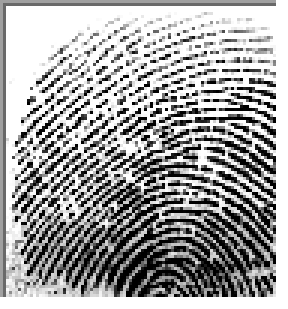
#> input picture data/train/100__M_Left_thumb_finger.BMP, 96 x 103 px (shown 3 times larger); its folder holds only this picture in this run
$ jupyter execute --allow-errors fingerprint_project.ipynb   (older library calls are emulated)
#> lines starting #> are read from the running program, lines starting #| are printed output that depends on the picture; after the words box and inside, x2 and y2 are one past the last pixel; in counts of white or black regions, pixels touching at a corner belong together
# End of Term Project: Fingerprint Matching

**Multimedia Retrieval: Basic Concepts - Project**

Summer 2022, University of Konstanz

Lecturers: Prof. Dr. Daniel Keim / Maximilian Fischer / Lucas Joos / Alexander Frings (Data Analysis & Visualization Group)

Project members: <font color='red'>Alexander Hess, Lalit Kumar Poddar</font>

# Project Information

##  Aim

The purpose of this project is to give you some real hands-on experience with multimedia databases and related concepts, as discussed in the lecture. The basis for this project is fingerprint image data that should be processed and stored such that the data can be easily and rapidly queried. This relates to many real-world applications as, for instance, fingerprint-based unlocking of mobile devices, fingerprint evaluation for criminal investigations, or authentication to authorities.

## Dataset

With this project, you receive different images of fingerprints that are categorized as training data, test data, and validation data. The training data is to be used to create a database and to insert the important features/characteristics, allowing the later querying. The test data has to be used to check whether your approach is capable of successfully querying your database for similar fingerprints. Both datasets are labeled. The validation data should give you an impression of how we will test your approach. We will add similar data as currently contained in the validation directory and use the data to check whether your system can be used to successfully query the given data. Please keep in mind that only the training data should be used for creating your database. However, your methods for preprocessng, feature extraction, and so on also need to be included in the querying process.

## Goals

At the completion of the project, your code should:

- [ ] show at least 3 further sensible statistics for the data. **(2P)**
- [ ] preprocess the data in a meaningful way such that your following approaches can work with unified data of sufficient quality. **(6P)**
- [ ] generate a database capable of storing all relevant features of fingerprint data. **(5P)**
- [ ] extract the main features of the fingerprint data. **(12P)**
- [ ] populate the database with the training data features. **(5P)**
- [ ] query the database with the test data. Please note your query image also has to be preprocessed and the features have to be extracted before querying/comparing the features. **(5P)**
- [ ] use the validation data set to check your approach quality (similarly as for the test data, but we will use this to test your approach with further data). **(1P)**

Please keep in mind that your code has to be accompanied by meaningful and complete explanations.

The querying pipeline including the test image processing (top) and the comparison with the database features (bottom) can be seen in the image below:

*Source:* Fons, Mariano, Francisco Fons, and Enrique Canto. "Design of an embedded fingerprint matcher system." 2006 IEEE International Symposium on Consumer Electronics. IEEE, 2006.

## Requirements and Don'ts

- <font color='orange'>You have to achieve at least 18 of 36 points to pass this project and passing the project is mandatory for the exam admission. In serious cases, this might have further consequences from the examination office.</font>
- <font color='orange'>Do NOT plagiarize from your colleagues or external sources. Plagiarism will lead to 0 points for the projects and will thus exclude you from the exam admission.</font>
- <font color='orange'>Your notebook MUST be runnable by us in sequence (i.e. we will run it with Kernel -> Restart & Run All). Please test this, otherwise we may not be able to grade your project, resulting in a failing grade!</font>
- <font color='orange'>Your notebook has to be self-contained, but may include (1) included python scripts (helper scripts) in the same directory and (2) images as part of your explanations.</font>
- <font color='orange'>Explain your approaches! What do you want to achieve, why did you decide for this approach, ...</font>
- <font color='orange'>All required dependencies must be listed in a requirements.txt with pinned versions</font>
- <font color='orange'>**You are not allowed to use libraries solving the __entire__ (or large parts) of the tasks for you.** The purpose of the project is that you understand and implement the relevant concepts for the required steps on your own. This means that you are allowed to use supporting libraries like matplotlib, pandas, numpy, sqlite3, image processing libraries and so on, but they may only support you with implementing the individual steps without completely solving them for you. If you are unsure, whether certain libraries or approaches are ok, feel free to write us an e-mail.</font>
- <font color='orange'>In case of important questions, you can contact us via e-mail _early_. However, we will not reveal any solutions, debug your code, or reply to any last-minute questions.</font>

## Submission Format

- [ ] Submit your (1) jupyter notebook *.ipynb, (2) any support *.py, (3) any images under `figures/`...
- [ ] ...together with a minimal `requirements.txt` for python 3.10 with pinned dependencies...
- [ ] ...as a **SINGLE zip file**
- [ ] Do NOT include the data directory (and do _not_ modify the loading logic)
- [ ] Check that your code runs with `Restart & Run All`

# Code

## Setup

[cell 1]
# basic requirements (requires Python 3.10+)
import numpy as np
from pathlib import Path
import matplotlib.pyplot as plt
from PIL import Image, ImageDraw

[cell 2]
# own requirements
# ...add your own here...
# Load the library

import cv2
import sqlite3
import imageio
import random
import glob
import math
from scipy.ndimage.filters import convolve
from skimage.feature import hessian_matrix, hessian_matrix_eigvals

<font color='blue'>Explanations:</font> TODO

## Loading

Here you load the test, train, and evaluation datasets

### Read data

[cell 3]
# loading data (do _not_ modify paths!)
# TODO: ...load data...
x_train = list(Path('./data/train/').glob('*.BMP'))
x_test = list(Path('./data/test/').glob('*.BMP'))
x_val = list(Path('./data/validation/').glob('*.BMP'))

### Data Statistics

[cell 4]
sum_x = 0;
sum_y = 0;

some_structure = {}
filenames = []

for i in range(0, len(x_train)):

    fp1 = Image.open(x_train[i])
#> fp1 is the input picture: PIL image 96x103 RGBA; mean R, G, B, A 143.6, 143.6, 143.6, 234.9
    ## Size of the images


    # print("size ", fp1.size)
    # display(Image.open(x_train[i]))
    sum_x += fp1.size[0]
    sum_y += fp1.size[1]

    if(not (fp1.size in some_structure)):
        some_structure[fp1.size] = 1
    else:
        some_structure[fp1.size] = some_structure[fp1.size] + 1


    path = fp1.filename.split("/")
#> path = ['data', 'train', '100__M_Left_thumb_finger.BMP']
    filename = path[len(path)-1]
#> filename = '100__M_Left_thumb_finger.BMP'
    filenames.append(filename)

## average size
average_size_x = sum_x / len(x_train)
average_size_y = sum_y / len(x_train)

male_female = {}
right_left = {}

# count male, female, left, right based on the information in the filename
for i in range(0, len(filenames)):
    information_persons = filenames[i].split("_")

    if(not (information_persons[2] in male_female)):
        male_female[information_persons[2]] = 0.5
    else:
        male_female[information_persons[2]] = male_female[information_persons[2]] + 0.5

    if(not (information_persons[3] in right_left)):
        right_left[information_persons[3]] = 0.5
    else:
        right_left[information_persons[3]] = right_left[information_persons[3]] + 0.5
#> this loop made 1 pass
#> after the loop, male_female = {'M': 0.5}; right_left = {'Left': 0.5}

[cell 5]
print('### Data ###')
print('# train:', len(x_train))
print('# test:', len(x_test))
print('# val:', len(x_val))
print("How often each size occurs", some_structure)
print("average_size_x", average_size_x)
#| average_size_x 96.0
print("average_size_y", average_size_y)
#| average_size_y 103.0
print("Male/Female Occurences", male_female)
#| Male/Female Occurences {'M': 0.5}
print("Right/Left", right_left)
#| Right/Left {'Left': 0.5}

# Image before
fp1 = Image.open(x_train[0])
display(fp1)

<font color='blue'>Explanations:</font> TODO

## Preprocessing

Here you perform preprocessing on your data. You have to clean it, select appropriate images, maybe perform augmentation, do enhancements, etc.

### Analyze and preprocess

[cell 6]
# TODO: ...perform preprocessing, just as cleaning, image augmentation, grayscale adaption, etc...

# padding describes the fields around the kernel


# go over the image and apply the kernel
# for the edge detection
def finding_edges(image, kernel, padding=0, strides=1):

    # change order on x axis
#> called with kernel = array of shape (3, 3), padding = 0, strides = 1
    kernel = np.flipud(np.fliplr(kernel))

    # x,y coordinates of kernal and image
    xkShape = kernel.shape[0]
    ykShape = kernel.shape[1]
    xImageShape = image.shape[0]
    yImageShape = image.shape[1]

    # determine the output shape
    xOut = int(((xImageShape - xkShape + 2 * padding) / strides) + 1)
    yOut = int(((yImageShape - ykShape + 2 * padding) / strides) + 1)
    output = np.zeros((xOut, yOut))

    if padding != 0:
        imagePadded = np.zeros((image.shape[0] + padding*2, image.shape[1] + padding*2))
        imagePadded[int(padding):int(-1 * padding), int(padding):int(-1 * padding)] = image
    else:
        imagePadded = image

    for y in range(image.shape[1]):
        # exit criteria to stop when current y is out of image y range
        if y > image.shape[1] - ykShape:
            break
        # if y gone specific strides then convolve
        if y % strides == 0:
            for x in range(image.shape[0]):
                # kernel is out of bounds so go to the next line
                if x > image.shape[0] - xkShape:
                    break
                try:
                    # if x has moved specfic strides then convole
                    if x % strides == 0:
                        output[x, y] = (kernel * imagePadded[x: x + xkShape, y: y + ykShape]).sum()
                except:
                    break
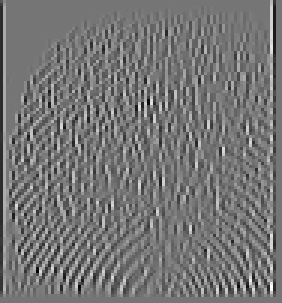
#> output: shape (101, 94) float64 (shown 3 times larger); min -2964, max 3444, mean -5.1; drawn with min black and max white
    return output
    return np.asarray(img)

for i in range(0, len(x_train)):


    read_train = str(x_train[i])
    # apply on all the images the gaussian blur
    # temp_image = imageio.imread(x_train[i])
    # temp_image = cv2.GaussianBlur(temp_image,(1,1),0)

    im = cv2.imread(read_train)
    kernel = np.array([[-1, -1, -1], [-1, 8, -1], [-1, -1, -1]])
    temp_image_edges = finding_edges(im, kernel)

### Data Statistics

[cell 7]
# TODO: ...display several stats here from your preprocessing...

# runtime of preprocessing
print("Runtime of edge detection Avg on our machines: ", "14.8 sec's")
print("Type of the images after preprocessing", type(temp_image_edges))
#| Type of the images after preprocessing <class 'numpy.ndarray'>
print("Image size after edge detection: ", temp_image_edges.size)
#| Image size after edge detection:  9494

<font color='blue'>Explanations:</font> TODO

## Database Infrastructure

Here you setup your multimedia database

[cell 8]
# # TODO: ...specify database, helper functions, storage and retrieval...

def create_multi_db(multidb_file):
   db_file_connection = sqlite3.connect(multidb_file)
   try :
      cur = db_file_connection.cursor()
      fp_records_sql = '''DROP TABLE IF EXISTS fp_feature_records;
          CREATE TABLE fp_feature_records
          ([person_id] INTEGER , [person_sex] TEXT, [thumb_info] TEXT, [feature_info] TEXT)
          '''
      cur.executescript(fp_records_sql)
      db_file_connection.commit()
   except sqlite3.Error as err:
        print(err)
   finally :
      db_file_connection.close()

def main():
   print("Hello World3!")

if __name__ == "__main__":
   create_multi_db('fingerprint.db')

<font color='blue'>Explanations:</font> Here, using "sqllite3 fingerprint.db" in  commandline, we created "fingerprint.db" database file
and passed the same as an argument to create required table to store fingerprint information as required
in later stage : person id, and right/left thumb info of the person along with the feature information that we
are planning to store. As we decided to store minutiae feature of the fingerprint and for every fingerprint, minutiae
is an array of array object(for e.g : valid_minutiae [(111, 25, True, -0.15660187698201536), (142, 25, True, 2.8023000391357487), ...)
and sqlite3 doesnt support array datatypes unlike PostGreS, we have to store minutiae in string and then retrieve it
later and convert it back into array for complete comparison.

We didnt quite understand the requirement of storage and retrieval in this section as they have been asked to do the same again in Database Population : Retrieving and Quering section.
No Requirement of writing helper function in another file as its straightfoward database creation code just like JDBC in Java.

## Feature Extraction

Here you define your feature extraction methods.

[cell 9]

def feature_extraction(fingerprint):
    #Component 1 of Feature Extraction : Segmentation
    # Algorithm Reference : Saparudin, Saparudin & Sulong, Ghazali. (2015). Segmentation of Fingerprint Image Based on Gradient Magnitude and Coherence. International Journal of Electrical and Computer Engineering (IJECE). 5. 1202-1215. 10.11591/ijece.v5i5.pp1202-1215.
    # Grey-Scale Normalization, Page : 1206
    sample_fp = cv2.imread(fingerprint, cv2.IMREAD_GRAYSCALE)
    gxmn, gymn = cv2.Sobel(sample_fp, cv2.CV_32F, 1, 0), cv2.Sobel(sample_fp, cv2.CV_32F, 0, 1)
    #calculating gradient magnitude for each pixel as per page 1208
    grmn = np.sqrt(gxmn**2 + gymn**2)
    sum_grmn = cv2.boxFilter(grmn, -1, (16, 16), normalize = False)
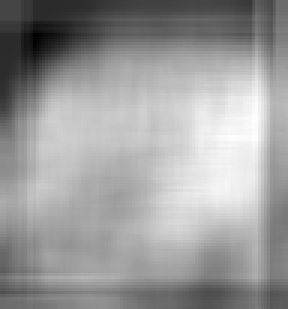
#> sum_grmn: shape (103, 96) float32 (shown 3 times larger); min 2061.4, max 172569.1, mean 105812.2; drawn with min black and max white
    # threshold constant should be between 0.05 and 0.3, choose 0.2
    g_thr = (0.2 * sum_grmn.max())
#> g_thr = 34513.8
    masked_img = cv2.threshold(sum_grmn, g_thr, 255, cv2.THRESH_BINARY)[1].astype(np.uint8)
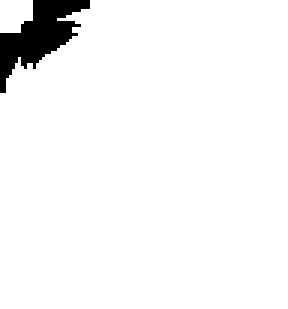
#> masked_img: shape (103, 96) (shown 3 times larger); 95.9% white; 1 black region, box (x1, y1, x2, y2) and area: (0, 0, 30, 31) 403

    #Component 2 of Feature Extraction : Local Ridge Orientation
        #Calculating coherence(how well gradients are pointing in the same direction),
    W = (23, 23)
    gsxx = cv2.boxFilter(gxmn**2, -1, W, normalize = False)
    gsyy = cv2.boxFilter(gymn**2, -1, W, normalize = False)
    gsxy = cv2.boxFilter(gxmn**2 * gymn**2, -1, W, normalize = False)
    gsxy2 = 2 * gsxy
    #Formula used from Slides/Paper : Bazen, Asker & Gerez, Sabih. (2001). Segmentation of Fingerprint Images. 12.
    coherence = np.divide(cv2.sqrt(((gsxx - gsyy)**2 + gsxy**2)), (gsxx + gsyy), out=np.zeros_like(gsxx), where=(gsxx + gsyy)!=0)
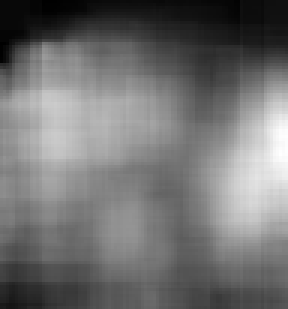
#> coherence: shape (103, 96) float32 (shown 3 times larger); min 1, max 129139.3, mean 57558.7; drawn with min black and max white

    #so choosing random area and using pizel count technique
    #Divide the image into blocks of size W×W
    block_img = sample_fp[5:100,90:140]
#> block_img = 95 rows, first 6: [255, 255, 0, 0, 0, 0], [255, 255, 0, 0, 0, 0], [255, 255, 0, 0, 0, 0], [255, 255, 0, 0, 0, 0], [255, 255, 0, 0, 0, 0], [255, 255, 0, 0, 0, 0]
    #Reducing noise, and then projecting pixels located inside each block
    noise_reduced = cv2.blur(block_img, (4,4), -1)
#> noise_reduced = 95 rows, first 6: [191, 191, 128, 64, 0, 0], [191, 191, 128, 64, 0, 0], [191, 191, 128, 64, 0, 0], [191, 191, 128, 64, 0, 0], [191, 191, 128, 64, 0, 0], [191, 191, 128, 64, 0, 0]
    project_pix = np.sum(noise_reduced, 1)
#> project_pix = 95 values, max 574 at index 0, min 102 at index 81, mean 328.9
    #Counting the number of pixels between consecutive maxima points
    extrema = np.nonzero(np.r_[False, project_pix[1:] > project_pix[:-1]] & np.r_[project_pix[:-1] >= project_pix[1:], False])[0]
#> extrema = 19 values from 13 to 92
    max_dis = extrema[1:] - extrema[:-1]
#> max_dis = 18 values, max 8 at index 16, min 2 at index 9, mean 4.39
    # Frequency Estimation of Ridge
    ridge_diff = np.average(max_dis)
#> ridge_diff = 4.39

    #Component 4 of Feature Extraction : Enhancements
    num_orientation = 8

    def _gabor_sigma(ridge_diff):
        return (3.0/2.0)/((6*math.log(10))**0.5) * ridge_diff
    def _gabor_size(ridge_diff):
#> called with ridge_diff = 4.39
        size = int(round(ridge_diff * 2 + 1))
#> size = 10
        if size % 2 == 0:
              size += 1
#> size = 11
        return (size, size)

    def gabor_kernel(period, orientation):
        fq = cv2.getGaborKernel(_gabor_size(period), _gabor_sigma(period), np.pi/2 - orientation, period, gamma = 1, psi = 0)
        fq /= fq.sum()
        fq -= fq.mean()
        return fq

    gabor_bank = [gabor_kernel(ridge_diff, z) for z in np.arange(0, np.pi, np.pi/num_orientation)]
#> gabor_bank = 8 items

    nf = 255-sample_fp
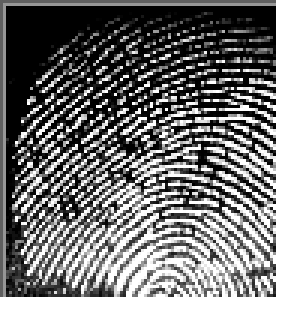
#> nf: shape (103, 96) (shown 3 times larger); min 0, max 255, mean 111.5
    filtered_set = np.array([cv2.filter2D(nf, cv2.CV_32F, f) for f in gabor_bank])
    orientation = (cv2.phase(gsxx - gsyy, -gsxy2) + np.pi) / 2
    y, x = np.indices(sample_fp.shape)
    orientation_idx = np.round(((orientation % np.pi) / np.pi) * num_orientation).astype(np.int32) % num_orientation
#> orientation_idx: shape (103, 96) int32; values 2 (black) and 4 (white), 0.01% white in thin lines or dots, all inside (x1, y1, x2, y2) = (0, 14, 1, 15)
    filtered = filtered_set[orientation_idx, y, x]
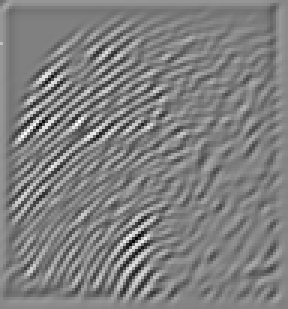
#> filtered: shape (103, 96) float32 (shown 3 times larger); min -1333.7, max 1315.2, mean 2.8; drawn with min black and max white
    img_enh = masked_img & np.clip(filtered, 0, 255).astype(np.uint8)

    Z, ridge_line = cv2.threshold(img_enh, 32, 255, cv2.THRESH_BINARY)
#> ridge_line: shape (103, 96); 43.4% white in thin lines or dots

    skeleton = cv2.ximgproc.thinning(ridge_line, thinningType = cv2.ximgproc.THINNING_GUOHALL)
#> skeleton: shape (103, 96); 21.9% white in thin lines or dots

    def cross_num(val):
         return np.count_nonzero(val < np.roll(val, -1))

    filter = np.array([[  1,  2,  4],
                      [128,  0,  8],
                      [ 64, 32, 16]
                     ])

    all_8_neighborhoods = [np.array([int(d) for d in f'{x:08b}'])[::-1] for x in range(256)]
    cn_lut = np.array([cross_num(x) for x in all_8_neighborhoods]).astype(np.uint8)
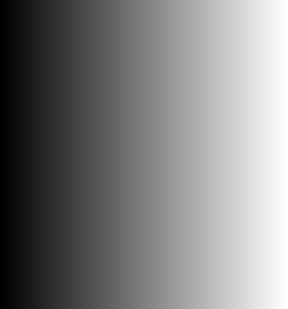
#> x: shape (103, 96) int64 (shown 3 times larger); min 0, max 95, mean 47.5; drawn with min black and max white


    skeleton01 = np.where(skeleton!=0, 1, 0).astype(np.uint8)
#> skeleton01: shape (103, 96); values 0 (black) and 1 (white), 21.9% white in thin lines or dots
    cn_values = cv2.filter2D(skeleton01, -1, filter, borderType = cv2.BORDER_CONSTANT)
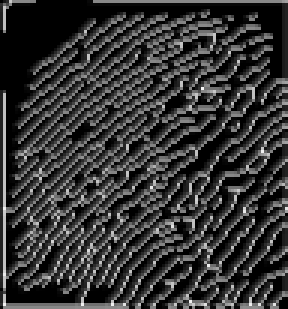
#> cn_values: shape (103, 96) (shown 3 times larger); min 0, max 246, mean 53.1
    cn = cv2.LUT(cn_values, cn_lut)
    cn[skeleton==0] = 0
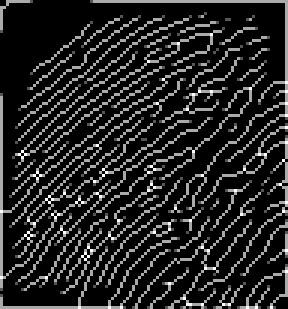
#> cn: shape (103, 96) (shown 3 times larger); min 0, max 3, mean 0.431; drawn with min black and max white

    minutiae = [(x,y,cn[y,x]==1) for y, x in zip(*np.where(np.isin(cn, [1,3])))]
#> minutiae = 284 items, first 6: (10, 0, True), (30, 0, True), (68, 4, True), (40, 5, True), (46, 5, True), (54, 5, True)

    mask_distance = cv2.distanceTransform(cv2.copyMakeBorder(masked_img, 1, 1, 1, 1, cv2.BORDER_CONSTANT), cv2.DIST_C, 3)[1:-1,1:-1]
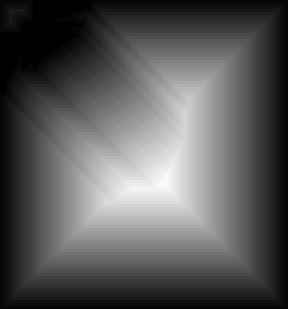
#> mask_distance: shape (103, 96) float32 (shown 3 times larger); min 0, max 42, mean 14.8; drawn with min black and max white

    filtered_minutiae = list(filter(lambda m: mask_distance[m[1], m[0]]>10, minutiae))

    # [7 lines left out: function ridge_direction, not called in this run]


    xy_steps = [(-1,-1,2**0.5),( 0,-1,1),( 1,-1,2**0.5),( 1, 0,1),( 1, 1,2**0.5),( 0, 1,1),(-1, 1,2**0.5),(-1, 0,1)]
    nd_lut = [[ridge_direction(pd, x) for pd in range(9)] for x in all_8_neighborhoods]


    # [13 lines left out: function ridge_angle, not called in this run]


    final_minutiae = []
    for x, y, term in filtered_minutiae:
        d = None
        if term:
            d = ridge_angle(x, y)
        else:
            dirs = nd_lut[cn_values[y,x]][8]
            if len(dirs)==3:
                angles = [ridge_angle(x+xy_steps[d][0], y+xy_steps[d][1], d) for d in dirs]
                if all(a is not None for a in angles):
                    a, b = min(((angles[i], angles[(i+1)%3]) for i in range(3)), key=lambda t: (math.pi - abs(abs(t[0] - t[1]) - math.pi)))
                    d = math.atan2((math.sin(a)+math.sin(b))/2, ((math.cos(a)+math.cos(b))/2))
        if d is not None:
            final_minutiae.append( (x, y, term, d) )


    print("final_minutiae", len(final_minutiae))
    return final_minutiae

<font color='blue'>Explanations:</font> TODO

## Database Population

Here you fill your database with your **training** images / extracted features. Please also include the information provided by the file names. If querying your database leads to a match, you should be able to give the person id and the finger name (e.g. person 1, left thumb).

[cell 10]
# TODO: ...fill the database...


# [11 lines left out: function insert_multi_db, not called in this run]

#> (the rest of this cell did not finish here and is left out)

<font color='blue'>Explanations:</font> TODO

## Retrieval and Querying

Here, you use the **test** images as query for the database, returing matching results and accuracy. The query process involves the definition of a good feature comparison method.

[cell 11]
# TODO: ... quering...

# [14 lines left out: function fetch_record, not called in this run]


if __name__ == "__main__":
    for i in range(0, len(x_test)):
        fp_info = "minuate"
        if(fetch_record('fingerprint.db', fp_info)):
            print("record found")
        else :
            print("record NOT found")

# TODO: ...feature comparison...
# TODO: ...result preparation...
